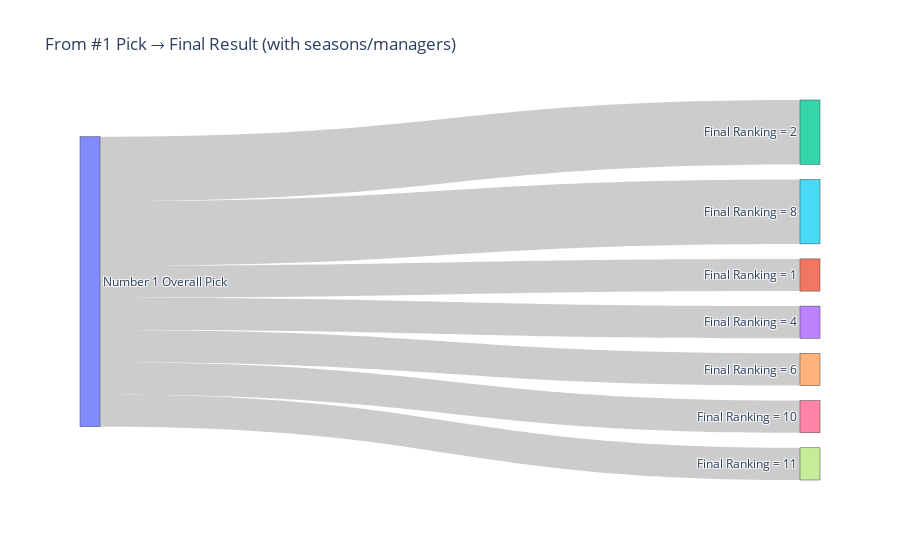

Source (notebook cell):
### Code cell
import pandas as pd
import plotly.graph_objects as go

# Filter to #1 picks and make sure types are clean
first_picks = df[df['pick'] == 1].copy()
# rename/end_col if yours is 'finish' instead of 'playoff'
end_col = 'playoff'
first_picks[end_col] = first_picks[end_col].astype(int)

def details_block(d):
    # assumes you have 'season' and 'team' cols
    d = d.sort_values('season')
    lines = [f"{int(r['season'])} — {r['team']}" for _, r in d.iterrows()]
    return "<br>".join(lines)

# Aggregate: one row per final outcome, with count + formatted hover details
agg = (first_picks.groupby(end_col, as_index=False)
       .apply(lambda d: pd.Series({
           'count': len(d),
           'details': details_block(d)
       }))
       .reset_index(drop=True))

# Build node labels (source + each finish bucket)
finishes = sorted(agg[end_col].astype(int).tolist())
labels = ['Number 1 Overall Pick'] + [f'Final Ranking = {f}' for f in finishes]
idx = {lab: i for i, lab in enumerate(labels)}

sources = [idx['Number 1 Overall Pick']] * len(finishes)
targets = [idx[f'Final Ranking = {f}'] for f in finishes]
values  = agg['count'].tolist()
hovers  = [f"{v} season(s) ended at {f}<br><br>{det}"
           for v, f, det in zip(values, finishes, agg['details'])]

fig = go.Figure(data=[go.Sankey(
    node=dict(label=labels, pad=15, thickness=20),
    link=dict(
        source=sources,
        target=targets,
        value=values,
        customdata=hovers,
        hovertemplate="%{customdata}<extra></extra>"
    )
)])
fig.update_layout(title_text="From #1 Pick → Final Result (with seasons/managers)", font_size=12)
fig.show()

### Figure 1 — Plotly figure (JSON) as saved in the notebook; plotly's stock layout.template omitted (floating-point values rounded to 4 significant figures)
{"data": [{"link": {"customdata": ["1 season(s) ended at 1<br><br>2022 — Francis", "2 season(s) ended at 2<br><br>2018 — Francis<br>2019 — Brandon", "1 season(s) ended at 4<br><br>2016 — Chacon", "1 season(s) ended at 6<br><br>2024 — Ant", "2 season(s) ended at 8<br><br>2017 — Rashide<br>2020 — Joshua", "1 season(s) ended at 10<br><br>2021 — Jesus", "1 season(s) ended at 11<br><br>2023 — Jesus"], "hovertemplate": "%{customdata}<extra></extra>", "source": [0, 0, 0, 0, 0, 0, 0], "target": [1, 2, 3, 4, 5, 6, 7], "value": [1, 2, 1, 1, 2, 1, 1]}, "node": {"label": ["Number 1 Overall Pick", "Final Ranking = 1", "Final Ranking = 2", "Final Ranking = 4", "Final Ranking = 6", "Final Ranking = 8", "Final Ranking = 10", "Final Ranking = 11"], "pad": 15, "thickness": 20}, "type": "sankey"}], "layout": {"font": {"size": 12}, "title": {"text": "From #1 Pick → Final Result (with seasons/managers)"}}}
